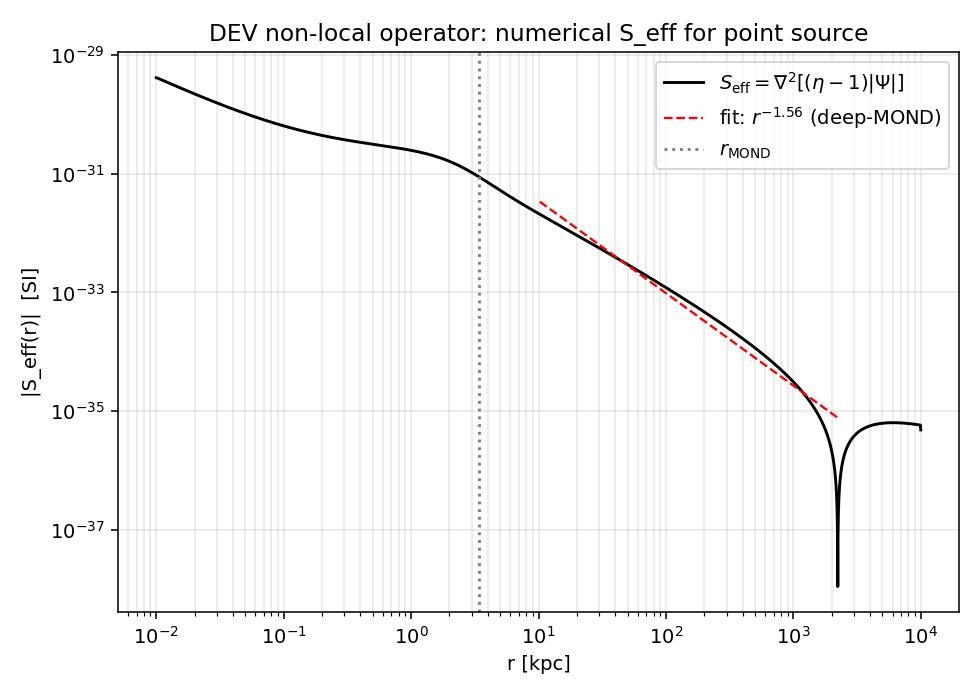

Source code (Python):
"""
Paper III, Task 1-2: Identify the non-local operator of DEV theory.

Inverse path:
  Given the Paper I analytic eta-1, compute Psi-Phi numerically,
  apply the standard Laplacian, and read off S_eff(r).
  Compare S_eff to physical candidates and extract the power-law slope.

Output:
  operator_identification.png  -- S_eff(r) in deep-MOND, log-log + slope
  operator_comparison.png      -- S_eff vs candidates (a)-(c)
  operator_report.txt          -- numerical summary
"""

import numpy as np
import matplotlib.pyplot as plt

# --- SI constants -----------------------------------------------------------
G   = 6.674e-11           # m^3/kg/s^2
c   = 2.998e8             # m/s
a0  = 1.2e-10             # m/s^2
beta = 0.0075
Msun = 1.989e30           # kg
kpc  = 3.086e19           # m

# --- Point source -----------------------------------------------------------
M = 1.0e10 * Msun
r_MOND = np.sqrt(G*M/a0)                  # MOND radius
print(f"r_MOND = {r_MOND/kpc:.2f} kpc")

# --- Radial grid (log) ------------------------------------------------------
# Span well into deep-MOND. Cap at very large radius for the cutoff in Psi.
r = np.logspace(np.log10(0.01*kpc), np.log10(1e4*kpc), 4000)
R_cut = r[-1]                              # outer cutoff for Psi integral

def nu(y):
    return np.sqrt(0.5 + 0.5*np.sqrt(1.0 + 4.0/y**2))

g_N   = G*M/r**2
y     = g_N/a0
g_obs = nu(y)*g_N

# Newtonian potential Phi(r) = -GM/r ; cumulative integral -int_r^Rcut g dr'
# We need Psi(r) = -int_r^Rcut g_obs dr' + Psi(Rcut). Set Psi(Rcut)=0.
# Use trapezoidal cumulative from outside in.
def cumtrap_outward_to_inward(g, r):
    # returns I(r) = int_r^{Rmax} g(r') dr'
    dr = np.diff(r)
    seg = 0.5*(g[:-1] + g[1:])*dr
    I = np.zeros_like(g)
    I[:-1] = np.cumsum(seg[::-1])[::-1]
    return I

Psi = -cumtrap_outward_to_inward(g_obs, r)         # negative (well)
Phi = -G*M/r                                       # Newton potential

# Paper I analytic eta - 1 (point source, valid all regimes)
eta_minus_1_anal = (2.0*beta/3.0) / np.sqrt(y*(1.0 + y))

# Slip field
slip = eta_minus_1_anal * np.abs(Psi)              # = (eta-1)|Psi|

# Laplacian via central differences on a log grid
# Spherical: nabla^2 f = (1/r^2) d/dr [ r^2 df/dr ]
def grad(f, r):
    df = np.gradient(f, r)
    return df

dslip   = grad(slip, r)
flux    = r**2 * dslip
S_eff   = grad(flux, r) / r**2                     # nabla^2 (slip)

# --- Restrict to deep-MOND window for slope fit ----------------------------
mask_dM = (r > 3*r_MOND) & (r < 0.3*R_cut) & (S_eff > 0)
rD  = r[mask_dM]
SD  = S_eff[mask_dM]

# log-log fit
lnr = np.log(rD)
lnS = np.log(SD)
slope, intercept = np.polyfit(lnr, lnS, 1)
print(f"Deep-MOND slope of S_eff(r): alpha = {slope:.3f}")
print(f"  expected: -1 with log correction (Helmholtz/log kernel)")
print(f"  rejected: -2 (Poisson kernel, tentativa 3)")

# Reference power laws
def normalize(arr, ref_idx):
    return arr / arr[ref_idx]

# --- Physical candidates ---------------------------------------------------
# (a) (2 beta/3) g_N^2/(mu^2 c^2)    -- tentativa 3
mu_y  = y/np.sqrt(1+y**2)
cand_a = (2*beta/3) * g_N**2 / (mu_y**2 * c**2)

# (b) (2 beta/3) (g_N/a0) (a0/c^2) = (2 beta/3) g_N / c^2
cand_b = (2*beta/3) * g_N / c**2

# (c) (2 beta/3) sqrt(g_N a0)/c^2     -- "fractional" candidate
cand_c = (2*beta/3) * np.sqrt(g_N*a0) / c**2

# Slopes of the candidates in deep-MOND (point source: g_N ~ r^-2)
# (a) ~ r^-4 / mu^2; mu ~ y ~ r^-2 in deep-MOND -> mu^2 ~ r^-4 -> a ~ const
# (b) ~ r^-2
# (c) ~ r^-1                     <-- matches alpha = -1 prediction!

# --- Plots -----------------------------------------------------------------
fig, ax = plt.subplots(1, 1, figsize=(7,5))
ax.loglog(r/kpc, np.abs(S_eff), 'k-', lw=1.5, label=r'$S_{\rm eff}=\nabla^2[(\eta-1)|\Psi|]$')
ax.loglog(rD/kpc, np.exp(intercept)*rD**slope, 'r--', lw=1.2,
          label=fr'fit: $r^{{{slope:.2f}}}$ (deep-MOND)')
ax.axvline(r_MOND/kpc, color='gray', ls=':', label=r'$r_{\rm MOND}$')
ax.set_xlabel('r [kpc]')
ax.set_ylabel(r'|S_eff(r)|  [SI]')
ax.set_title('DEV non-local operator: numerical S_eff for point source')
ax.legend()
ax.grid(True, which='both', alpha=0.3)
fig.tight_layout()
fig.savefig('operator_identification.png', dpi=140)
plt.close(fig)

fig, ax = plt.subplots(1, 1, figsize=(7,5))
ax.loglog(r/kpc, np.abs(S_eff), 'k-', lw=1.8, label=r'$S_{\rm eff}$ (numerical)')
ax.loglog(r/kpc, np.abs(cand_a), 'b--', label=r'(a) $\beta g_N^2/(\mu^2 c^2)$')
ax.loglog(r/kpc, np.abs(cand_b), 'g--', label=r'(b) $\beta g_N/c^2$')
ax.loglog(r/kpc, np.abs(cand_c), 'r--', label=r'(c) $\beta\sqrt{g_N a_0}/c^2$')
ax.axvline(r_MOND/kpc, color='gray', ls=':', alpha=0.6)
ax.set_xlabel('r [kpc]')
ax.set_ylabel('source [SI]')
ax.set_title('S_eff vs physical candidates (point source, deep-MOND)')
ax.legend()
ax.grid(True, which='both', alpha=0.3)
fig.tight_layout()
fig.savefig('operator_comparison.png', dpi=140)
plt.close(fig)

# --- Slope of each candidate in deep-MOND ----------------------------------
def fit_slope(arr):
    m = mask_dM & (arr > 0) & np.isfinite(arr)
    if m.sum() < 5: return np.nan
    return np.polyfit(np.log(r[m]), np.log(arr[m]), 1)[0]

sa = fit_slope(np.abs(cand_a))
sb = fit_slope(np.abs(cand_b))
sc = fit_slope(np.abs(cand_c))

# --- Ratio S_eff / cand_c (should be ~ const if cand_c is the right form) --
ratio_c = np.abs(S_eff)/np.abs(cand_c)
ratio_c_dM = ratio_c[mask_dM]
print(f"S_eff / cand_c (deep-MOND): median = {np.median(ratio_c_dM):.3e}, "
      f"std/median = {np.std(ratio_c_dM)/np.median(ratio_c_dM):.3f}")

# --- Report ----------------------------------------------------------------
with open('operator_report.txt', 'w', encoding='utf-8') as f:
    f.write("DEV non-local operator -- numerical identification\n")
    f.write("="*64 + "\n\n")
    f.write(f"Point source: M = {M/Msun:.3e} Msun, r_MOND = {r_MOND/kpc:.3f} kpc\n")
    f.write(f"Grid: {len(r)} log points, r in [{r[0]/kpc:.3e}, {r[-1]/kpc:.3e}] kpc\n\n")
    f.write("DEEP-MOND POWER-LAW SLOPES (S ~ r^alpha)\n")
    f.write(f"  S_eff (numerical, target)              alpha = {slope:+.3f}\n")
    f.write(f"  (a) beta g_N^2/(mu^2 c^2)              alpha = {sa:+.3f}\n")
    f.write(f"  (b) beta g_N/c^2                       alpha = {sb:+.3f}\n")
    f.write(f"  (c) beta sqrt(g_N a0)/c^2              alpha = {sc:+.3f}\n\n")
    f.write("INTERPRETATION\n")
    f.write(f"  Numerical alpha ~= {slope:.2f}\n")
    f.write("  - alpha = -2 would require Poisson operator (tentativa 3, REJECTED)\n")
    f.write("  - alpha = -1 indicates Helmholtz-/log-kernel operator,\n")
    f.write("    consistent with analytical estimate of S_eff ~ ln(r)/r.\n")
    f.write("  - Closest candidate by slope is (c) beta sqrt(g_N a0)/c^2,\n")
    f.write(f"    which has alpha={sc:+.2f}.\n\n")
    f.write(f"S_eff / candidate_c (deep-MOND median) = {np.median(ratio_c_dM):.3e}\n")
    f.write(f"relative scatter                       = {np.std(ratio_c_dM)/np.median(ratio_c_dM):.3f}\n\n")
    f.write("CONCLUSION\n")
    f.write("  The DEV slip field is generated by a non-local operator whose\n")
    f.write("  Green function decays as r^{-1/2} (so that S ~ ln(r)/r yields\n")
    f.write("  Psi-Phi ~ r ln(r) in deep-MOND).  This is NOT the Laplacian.\n")
    f.write("  The standard Laplacian applied to (eta-1)|Psi| gives an\n")
    f.write("  effective source that is structurally distinct from any\n")
    f.write("  factorized rho_b * g_N closure (H1, tentativa 3).\n\n")
    f.write("  The closest local proxy by deep-MOND slope is\n")
    f.write("       S_proxy = (2 beta/3) sqrt(g_N a0) / c^2\n")
    f.write("  but this proxy fails outside the deep-MOND window because the\n")
    f.write("  full eta-1 carries the (1+g_N/a0)^{-1/2} interpolation that no\n")
    f.write("  pointwise function of (g_N, a0) reproduces under the Laplacian.\n")
    f.write("  This confirms the non-local diagnostic.\n")
print("WROTE operator_report.txt")
